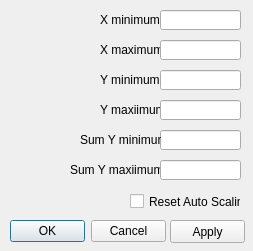
<?xml version="1.0" encoding="UTF-8"?>
<ui version="4.0">
 <class>SetAxesDialog</class>
 <widget class="QDialog" name="SetAxesDialog">
  <property name="windowModality">
   <enum>Qt::NonModal</enum>
  </property>
  <property name="enabled">
   <bool>true</bool>
  </property>
  <property name="geometry">
   <rect>
    <x>0</x>
    <y>0</y>
    <width>253</width>
    <height>251</height>
   </rect>
  </property>
  <property name="windowTitle">
   <string>Set Axes</string>
  </property>
  <widget class="QLabel" name="label">
   <property name="geometry">
    <rect>
     <x>100</x>
     <y>10</y>
     <width>61</width>
     <height>20</height>
    </rect>
   </property>
   <property name="text">
    <string>X minimum </string>
   </property>
  </widget>
  <widget class="QLabel" name="label_2">
   <property name="geometry">
    <rect>
     <x>100</x>
     <y>40</y>
     <width>61</width>
     <height>20</height>
    </rect>
   </property>
   <property name="text">
    <string>X maximum </string>
   </property>
  </widget>
  <widget class="QLabel" name="label_3">
   <property name="geometry">
    <rect>
     <x>100</x>
     <y>70</y>
     <width>61</width>
     <height>20</height>
    </rect>
   </property>
   <property name="text">
    <string>Y minimum </string>
   </property>
  </widget>
  <widget class="QLabel" name="label_4">
   <property name="geometry">
    <rect>
     <x>100</x>
     <y>100</y>
     <width>61</width>
     <height>20</height>
    </rect>
   </property>
   <property name="text">
    <string>Y maxiimum </string>
   </property>
  </widget>
  <widget class="QCheckBox" name="resetAutoScalingButton">
   <property name="geometry">
    <rect>
     <x>130</x>
     <y>190</y>
     <width>111</width>
     <height>23</height>
    </rect>
   </property>
   <property name="text">
    <string>Reset Auto Scaling</string>
   </property>
  </widget>
  <widget class="QLineEdit" name="maxXInput">
   <property name="geometry">
    <rect>
     <x>160</x>
     <y>40</y>
     <width>81</width>
     <height>20</height>
    </rect>
   </property>
  </widget>
  <widget class="QLineEdit" name="minYInput">
   <property name="geometry">
    <rect>
     <x>160</x>
     <y>70</y>
     <width>81</width>
     <height>20</height>
    </rect>
   </property>
  </widget>
  <widget class="QLineEdit" name="maxYInput">
   <property name="geometry">
    <rect>
     <x>160</x>
     <y>100</y>
     <width>81</width>
     <height>20</height>
    </rect>
   </property>
  </widget>
  <widget class="QLineEdit" name="minXInput">
   <property name="geometry">
    <rect>
     <x>160</x>
     <y>10</y>
     <width>81</width>
     <height>20</height>
    </rect>
   </property>
  </widget>
  <widget class="QDialogButtonBox" name="buttonBox">
   <property name="geometry">
    <rect>
     <x>10</x>
     <y>220</y>
     <width>156</width>
     <height>23</height>
    </rect>
   </property>
   <property name="orientation">
    <enum>Qt::Horizontal</enum>
   </property>
   <property name="standardButtons">
    <set>QDialogButtonBox::Cancel|QDialogButtonBox::Ok</set>
   </property>
   <property name="centerButtons">
    <bool>false</bool>
   </property>
  </widget>
  <widget class="QPushButton" name="applyButton">
   <property name="geometry">
    <rect>
     <x>170</x>
     <y>220</y>
     <width>75</width>
     <height>23</height>
    </rect>
   </property>
   <property name="text">
    <string>Apply</string>
   </property>
  </widget>
  <widget class="QLineEdit" name="minSumYInput">
   <property name="geometry">
    <rect>
     <x>160</x>
     <y>130</y>
     <width>81</width>
     <height>20</height>
    </rect>
   </property>
  </widget>
  <widget class="QLabel" name="label_5">
   <property name="geometry">
    <rect>
     <x>70</x>
     <y>160</y>
     <width>91</width>
     <height>20</height>
    </rect>
   </property>
   <property name="text">
    <string>Sum Y maxiimum </string>
   </property>
  </widget>
  <widget class="QLineEdit" name="maxSumYInput">
   <property name="geometry">
    <rect>
     <x>160</x>
     <y>160</y>
     <width>81</width>
     <height>20</height>
    </rect>
   </property>
  </widget>
  <widget class="QLabel" name="label_6">
   <property name="geometry">
    <rect>
     <x>80</x>
     <y>130</y>
     <width>81</width>
     <height>20</height>
    </rect>
   </property>
   <property name="text">
    <string>Sum Y minimum </string>
   </property>
  </widget>
 </widget>
 <resources/>
 <connections>
  <connection>
   <sender>buttonBox</sender>
   <signal>accepted()</signal>
   <receiver>SetAxesDialog</receiver>
   <slot>accept()</slot>
   <hints>
    <hint type="sourcelabel">
     <x>248</x>
     <y>254</y>
    </hint>
    <hint type="destinationlabel">
     <x>157</x>
     <y>274</y>
    </hint>
   </hints>
  </connection>
  <connection>
   <sender>buttonBox</sender>
   <signal>rejected()</signal>
   <receiver>SetAxesDialog</receiver>
   <slot>reject()</slot>
   <hints>
    <hint type="sourcelabel">
     <x>316</x>
     <y>260</y>
    </hint>
    <hint type="destinationlabel">
     <x>286</x>
     <y>274</y>
    </hint>
   </hints>
  </connection>
 </connections>
</ui>
